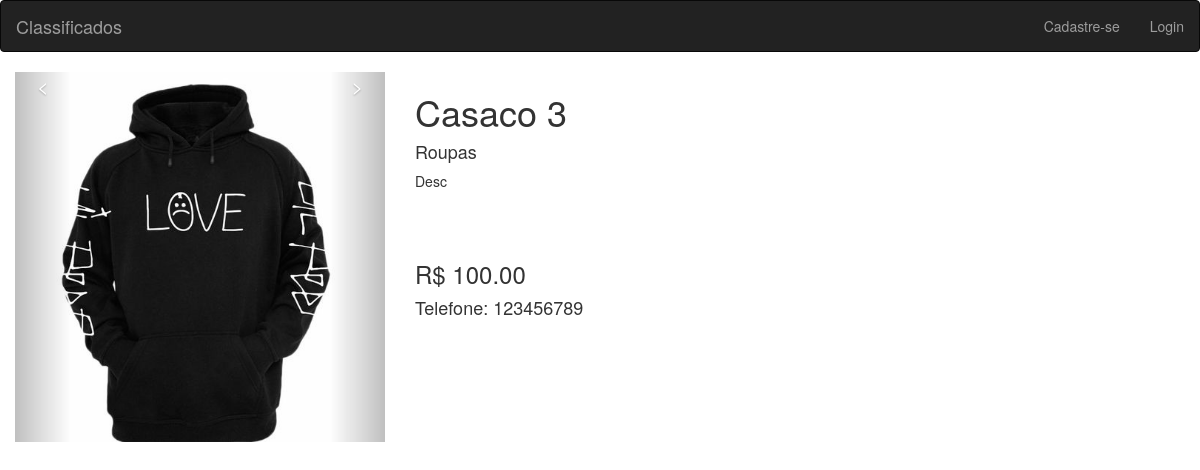
/produto.php?id=13, run on the app's committed database.
### tables this page shows
CREATE TABLE `anuncios_imagens` (
  `id` int(11) NOT NULL,
  `id_anuncio` int(11) NOT NULL,
  `url` varchar(100) NOT NULL
);

CREATE TABLE `anuncios` (
  `id` int(11) NOT NULL,
  `id_usuario` int(11) NOT NULL,
  `id_categoria` int(11) NOT NULL,
  `titulo` varchar(100) NOT NULL,
  `descricao` text NOT NULL,
  `valor` float NOT NULL,
  `estado` int(11) NOT NULL
);

### classes/anuncios.class.php (called while the page is built, shortened)
<?php
class Anuncios {
    public function getAnuncio($id) {
        global $pdo;
        $array = array();
        $sql = "SELECT *,
        (select categorias.nome from categorias WHERE categorias.
        id = anuncios.id_categoria) as categoria,
        (select usuarios.telefone from usuarios WHERE usuarios.
        id = anuncios.id_usuario) as telefone
        FROM anuncios WHERE id = :id";
        $sql = $pdo->prepare($sql);
        $sql->bindValue(":id", $id);
        $sql->execute();
        if($sql->rowCount() > 0) {
            $array = $sql->fetch();
            $array['fotos'] = array();
            $sql = "SELECT id, url FROM anuncios_imagens WHERE id_anuncio = :id_anuncio";
            $sql = $pdo->prepare($sql);
            $sql->bindValue(":id_anuncio", $id);
            $sql->execute();
            if($sql->rowCount() > 0) {
                $array['fotos'] = $sql->fetchAll();
            }
        }
        return $array;
    }
}

### produto.php (the view, shortened to what this page needs)
<?php
require_once 'pages/header.php';
require_once 'classes/anuncios.class.php';
$a = new Anuncios();
if(isset($_GET['id']) && !empty($_GET['id'])) {
    $info = $a->getAnuncio(addslashes($_GET['id']));
} else {
    ?>
    <script>window.location.href="index.php";</script>
    <?php
    exit;
}
?>
<div class="container-fluid">
    <div class="row">
        <div class="col-sm-4">
            <div class="carousel slide" data-ride="carousel" id="meuCarousel">
                <div class="carousel-inner" role="listbox">
                    <?php foreach($info['fotos'] as $chave => $foto): ?>
                        <div class="item <?php echo ($chave == 0) ? 'active' : '' ?>">
                            <img src="assets/images/anuncios/<?php echo $foto['url']; ?>" />
                        </div>
                    <?php endforeach; ?>
                </div>
                <a class="left carousel-control" href="#meuCarousel" role="button" data-slide="prev"><span><</span></a>
                <a class="right carousel-control" href="#meuCarousel" role="button" data-slide="next"><span>></span></a>
            </div>
        </div>
        <div class="col-sm-8">
            <h1><?php echo $info['titulo']; ?></h1>
            <h4><?php echo $info['categoria']; ?></h4>
            <p><?php echo $info['descricao']; ?></p>
            <br/><br/>
            <h3>R$ <?php echo number_format($info['valor'], 2); ?></h3>
            <h4>Telefone: <?php echo $info['telefone']; ?></h4>
        </div>
    </div>
</div>
<?php require_once 'pages/footer.php'; ?>

### data on the page
anuncios_imagens: url (picture)
anuncios: titulo "Casaco 3", descricao "Desc", valor "100.00"

### other printed values
$info['categoria'] "Roupas"
$info['telefone'] "123456789"
